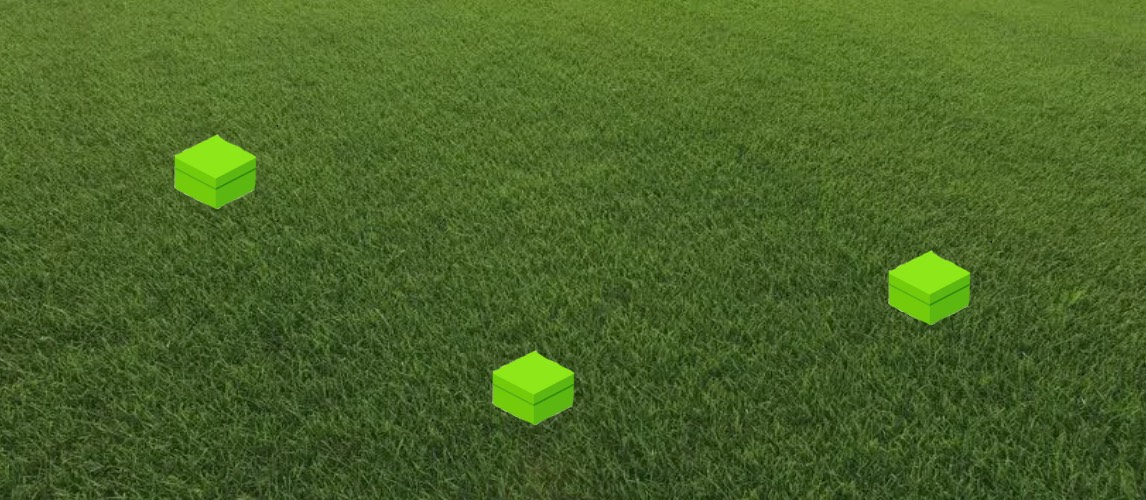
#> input picture modules/seachExplosive/sampleImages/sample_4.jpg, 1146 x 500 px
$ python seachExplosive.py
#> lines starting #> are read from the running program, lines starting #| are printed output that depends on the picture; after the words box and inside, x2 and y2 are one past the last pixel; in counts of white or black regions, pixels touching at a corner belong together
#> further down, image is the input picture: shape (500, 1146, 3); mean B, G, R 39.5, 100.6, 74
import cv2
import numpy as np

# Define colours
BLUE = (255, 0, 0)
GREEN = (0, 255, 0)
RED = (0, 0, 255)


def contour_detection(processed, original):
    """
    Detect contours and mark them with a bounding box

    Parameters
    ----------
    processed : ndarray
      ndarray representation of an image with edges detected
    original : ndarray
      ndarray of the original image we are processing

    Returns
    -------
        None
    """
    # Find the contours
    contours, hierarchy = cv2.findContours(processed, cv2.RETR_EXTERNAL, cv2.CHAIN_APPROX_NONE)

    # Draw bounding box around each contour
    for cnt in contours:
        area = cv2.contourArea(cnt)
        # Get rid of any small specs that were picked up as contours
        if area < 1:
            continue
        x, y, w, h = cv2.boundingRect(cnt)

        # Draw bounding box around the detected contours
        cv2.rectangle(original, (x, y), (x + w, y + h), GREEN, 2)
        cv2.putText(image, "Object", (x, y - 5), cv2.FONT_HERSHEY_SIMPLEX, 0.4, BLUE)

    cv2.imshow('Window', original)  # show for testing
    cv2.waitKey(0)  # show for testing


def edge_detection(image):
    """
    Performs noise reduction and applies canny edge detection on a given image

    Parameters
    ----------
    image : ndarray
      ndarray of the original image we are processing

    Returns
    -------
    imgEdges : ndarray
      ndarray representation of an image with edges detected
    """
    # Convert to grayscale
    imgGrayscale = cv2.cvtColor(image, cv2.COLOR_BGR2GRAY)
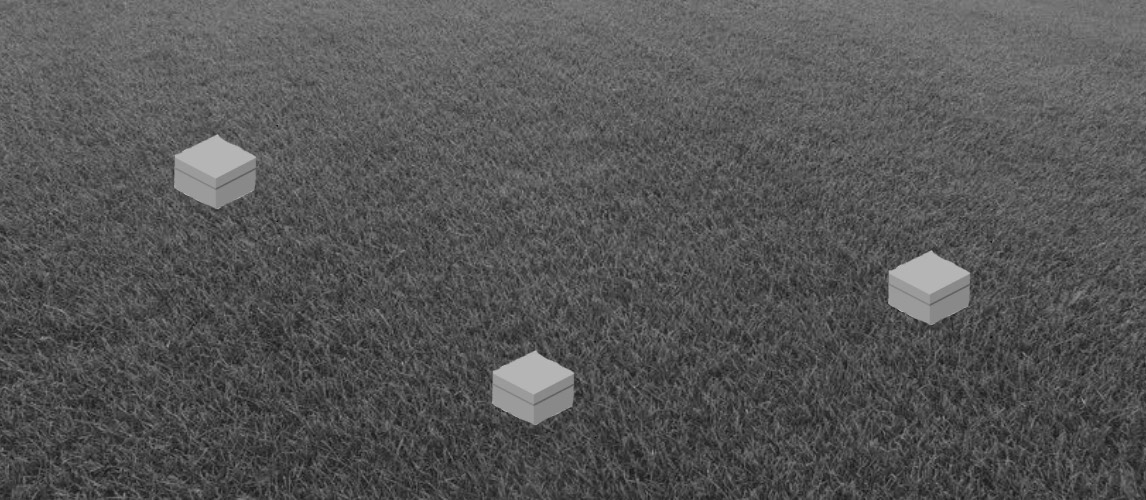
#> imgGrayscale: shape (500, 1146); min 11, max 194, mean 85.6

    # Remove noise while trying to maintaining the objects of interest
    kernel = np.ones((2, 2))
    imgErode = cv2.erode(imgGrayscale, kernel, iterations=1)
    imgDil = cv2.dilate(imgErode, kernel, iterations=1)

    # Apply filter for further noise reduction
    imgBlur = cv2.bilateralFilter(imgDil, 8, 75, 75)

    # Calculate the thresholds using empirical rule
    # Find the mean and standard deviation of pixel intensities
    mean = np.nanmean(imgBlur)
#> mean = 83.7
    std = np.nanstd(imgBlur)
#> std = 18.64

    # Finding lower threshold
    if mean - 2 * std < 0:
        lower = 0
    else:
        lower = mean - 2 * std  # worked better with subtracting 2 standard deviations
#> lower = 46.43

    # Finding upper threshold
    if mean + std > 255:
        upper = 255
    else:
        upper = mean + std
#> upper = 102.3

    # Perform edge detection with the computed bounds
    imgEdges = cv2.Canny(imgBlur, lower, upper)
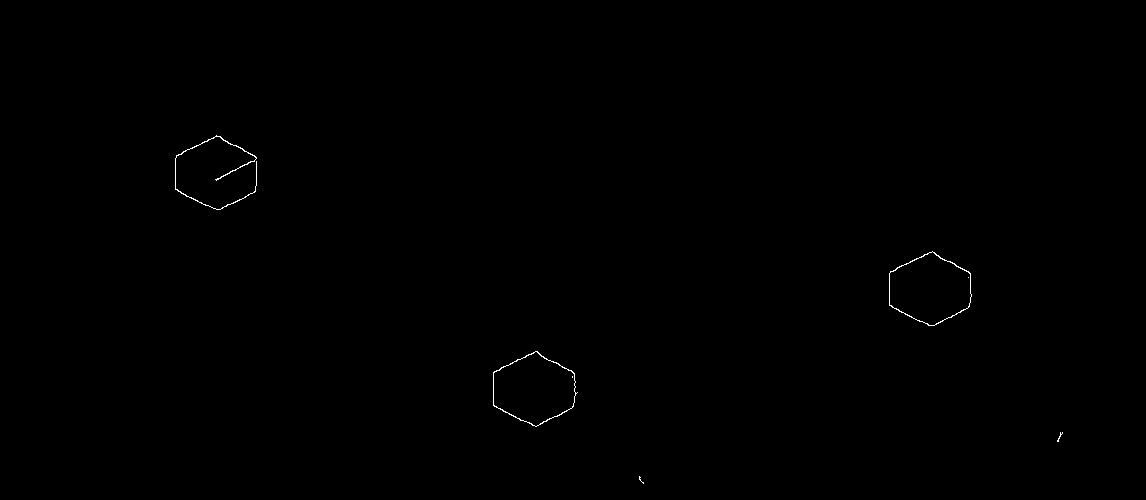
#> imgEdges: shape (500, 1146); 0.17% white in thin lines or dots, all inside (x1, y1, x2, y2) = (175, 135, 1063, 484)

    return imgEdges


def find_object(image):
    """
    Detects objects on the given image assuming a relatively uniform background (i.e field of grass)

    Parameters
    ----------
    image : ndarray
      ndarray of the original image we are processing

    Returns
    -------
        None
    """
    edges = edge_detection(image)
    contour_detection(edges, image)
#> in contour_detection, `contours, hierarchy = cv2.findContours(processed, cv2.RETR_EXTERNAL, c..`: contours = 5 contours, 2 with area under 20; largest, box (x1, y1, x2, y2) and area: (493, 351, 578, 427) 4414, (889, 251, 972, 326) 4400, (175, 135, 257, 210) 76
#> the loop in contour_detection, `for cnt in contours:` made 5 passes
#> (area, x, y, w, h) on passes 3 to 5: (4413.5, 493, 351, 85, 76), (4400.5, 889, 251, 83, 75), (76.5, 175, 135, 82, 75)
#> after the loop in contour_detection, `for cnt in contours:`:
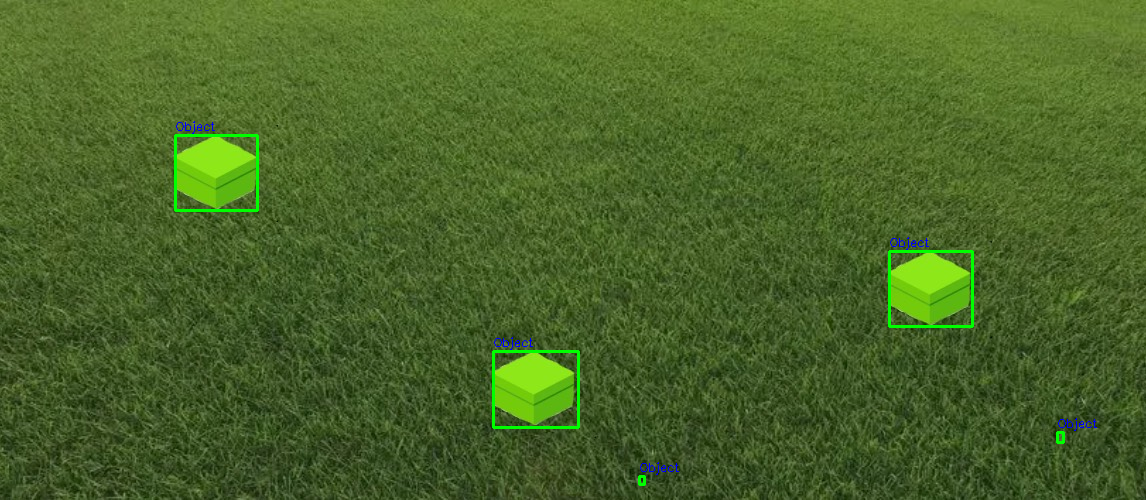
#> image: shape (500, 1146, 3); 0.61% of pixels changed, all inside (x1, y1, x2, y2) = (174, 121, 1097, 486)


# For testing purposes
if __name__ == "__main__":
    image = cv2.imread("sampleImages/sample_4.jpg")  # change image to the sample image you wish to test
    find_object(image)

$ run again, with modules/seachExplosive/sampleImages/sample_1.jpg copied over modules/seachExplosive/sampleImages/sample_4.jpg
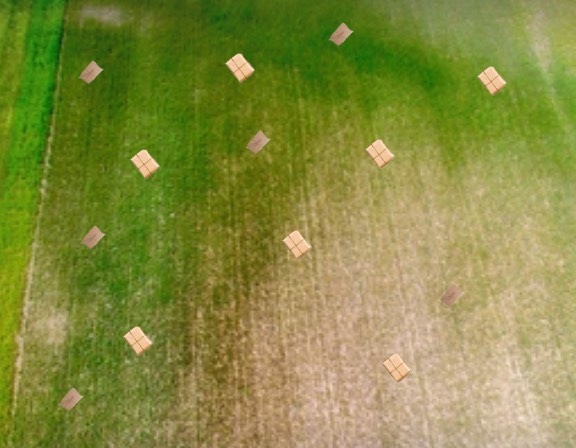
#> input picture modules/seachExplosive/sampleImages/sample_1.jpg, 576 x 448 px
#> image is the input picture: shape (448, 576, 3); mean B, G, R 65.1, 139.2, 134
#> mean = 128.5
#> std = 34.28
#> lower = 59.94
#> upper = 162.8
#> in edge_detection, `imgEdges = cv2.Canny(imgBlur, lower, upper)`:
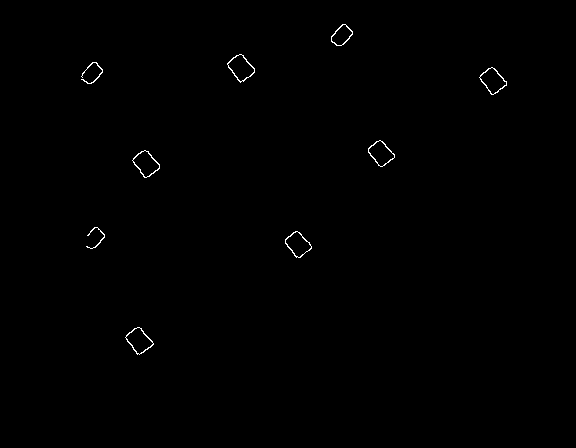
#> imgEdges: shape (448, 576); 0.32% white in thin lines or dots, all inside (x1, y1, x2, y2) = (81, 24, 507, 355)
#> contours = 9 contours; largest, box (x1, y1, x2, y2) and area: (227, 54, 255, 83) 446, (132, 150, 160, 178) 434, (125, 327, 154, 355) 432, (479, 67, 507, 95) 422, (285, 231, 312, 258) 409
#> the loop in contour_detection, `for cnt in contours:` made 9 passes
#> (area, x, y, w, h) on passes 1 to 8: (432, 125, 327, 29, 28), (409, 285, 231, 27, 27), (21, 86, 227, 19, 22), (434, 132, 150, 28, 28), (408, 368, 140, 27, 27), (421.5, 479, 67, 28, 28), (28.5, 81, 62, 22, 22), (446, 227, 54, 28, 29)
#> after the loop in contour_detection, `for cnt in contours:`:
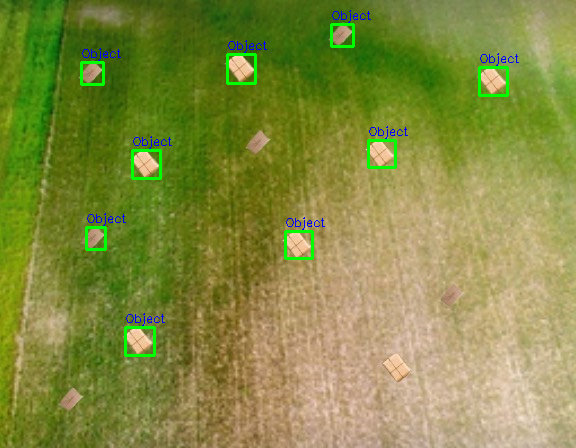
#> image: shape (448, 576, 3); 1.42% of pixels changed, all inside (x1, y1, x2, y2) = (80, 10, 519, 357)

$ run again, with modules/seachExplosive/sampleImages/sample_2.jpg copied over modules/seachExplosive/sampleImages/sample_4.jpg
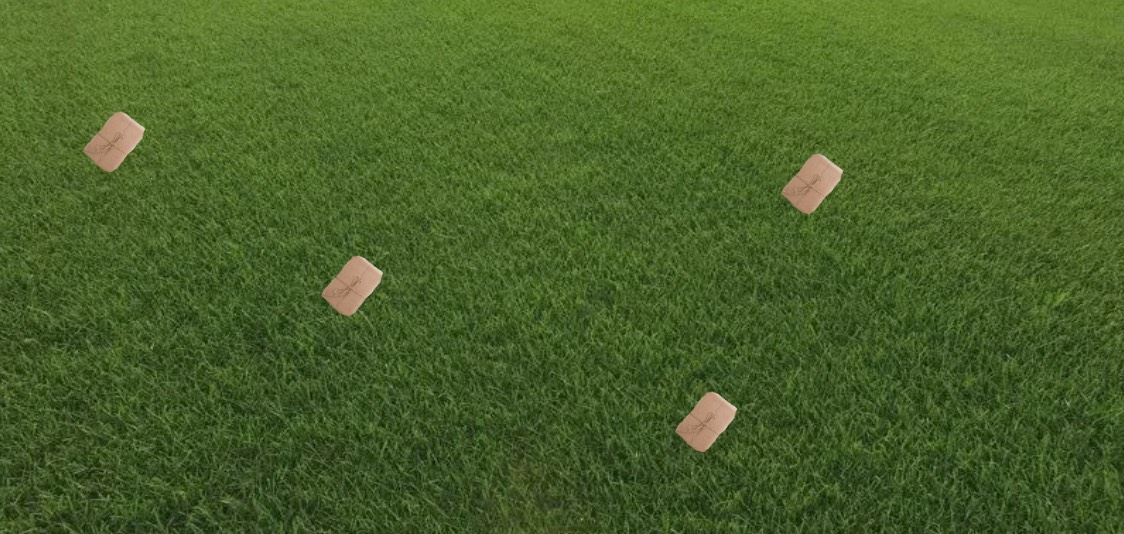
#> input picture modules/seachExplosive/sampleImages/sample_2.jpg, 1124 x 534 px
#> image is the input picture: shape (534, 1124, 3); mean B, G, R 40.8, 97.5, 73.5
#> mean = 81.89
#> std = 17.21
#> lower = 47.47
#> upper = 99.1
#> in edge_detection, `imgEdges = cv2.Canny(imgBlur, lower, upper)`:
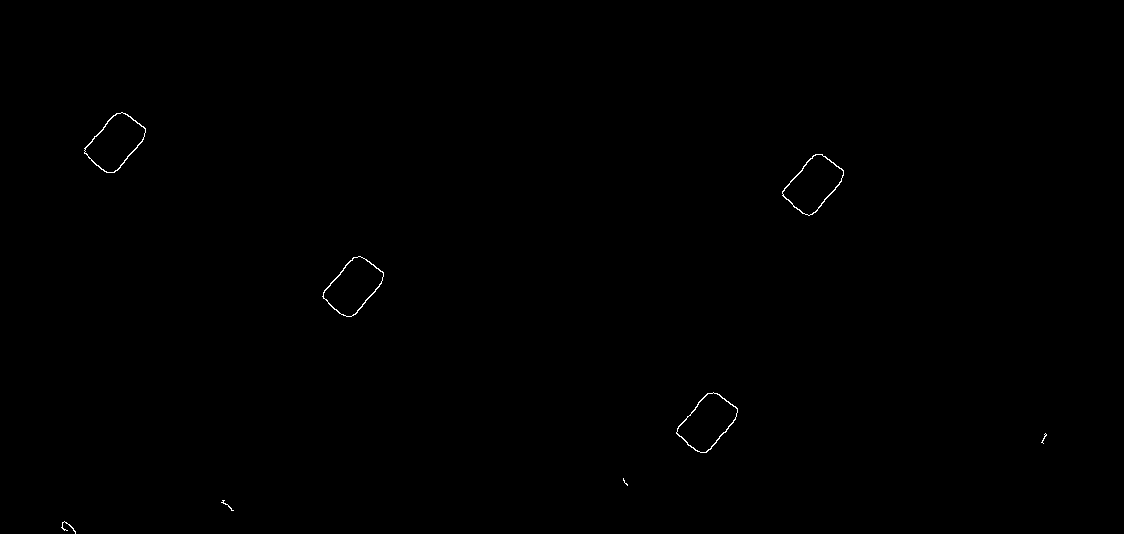
#> imgEdges: shape (534, 1124); 0.17% white in thin lines or dots, all inside (x1, y1, x2, y2) = (61, 112, 1047, 534)
#> contours = 8 contours, 4 with area under 20; largest, box (x1, y1, x2, y2) and area: (84, 112, 146, 173) 2169, (782, 154, 844, 216) 2162, (322, 256, 384, 317) 2156, (676, 392, 738, 453) 2147
#> the loop in contour_detection, `for cnt in contours:` made 8 passes
#> (area, x, y, w, h) on passes 5 to 8: (2147, 676, 392, 62, 61), (2156.5, 322, 256, 62, 61), (2162, 782, 154, 62, 62), (2169, 84, 112, 62, 61)
#> after the loop in contour_detection, `for cnt in contours:`:
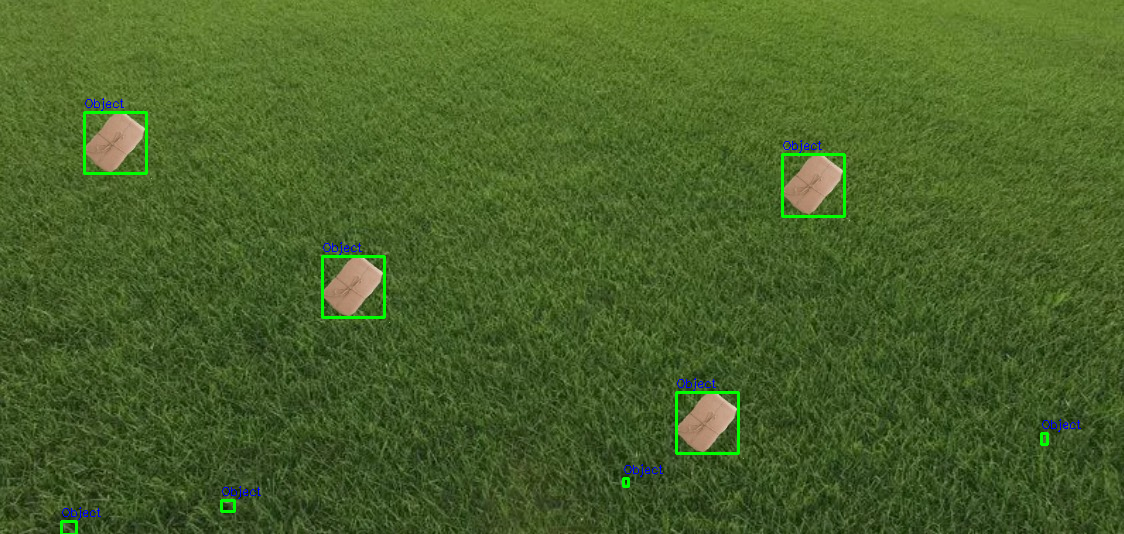
#> image: shape (534, 1124, 3); 0.7% of pixels changed, all inside (x1, y1, x2, y2) = (60, 98, 1081, 534)

$ run again, with modules/seachExplosive/sampleImages/sample_3.jpg copied over modules/seachExplosive/sampleImages/sample_4.jpg
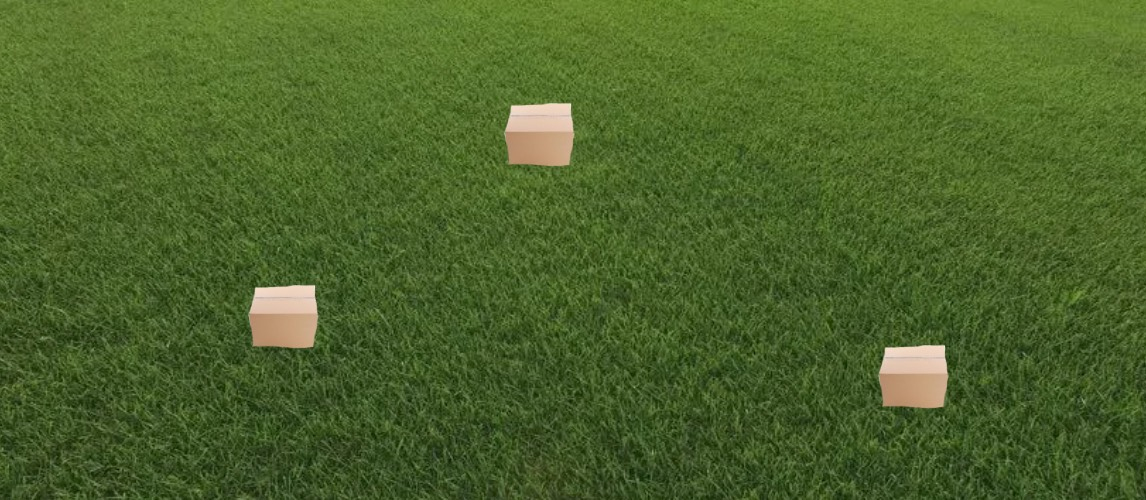
#> input picture modules/seachExplosive/sampleImages/sample_3.jpg, 1146 x 500 px
#> image is the input picture: shape (500, 1146, 3); mean B, G, R 42.1, 99.7, 75.8
#> mean = 83.99
#> std = 20.4
#> lower = 43.2
#> upper = 104.4
#> in edge_detection, `imgEdges = cv2.Canny(imgBlur, lower, upper)`:
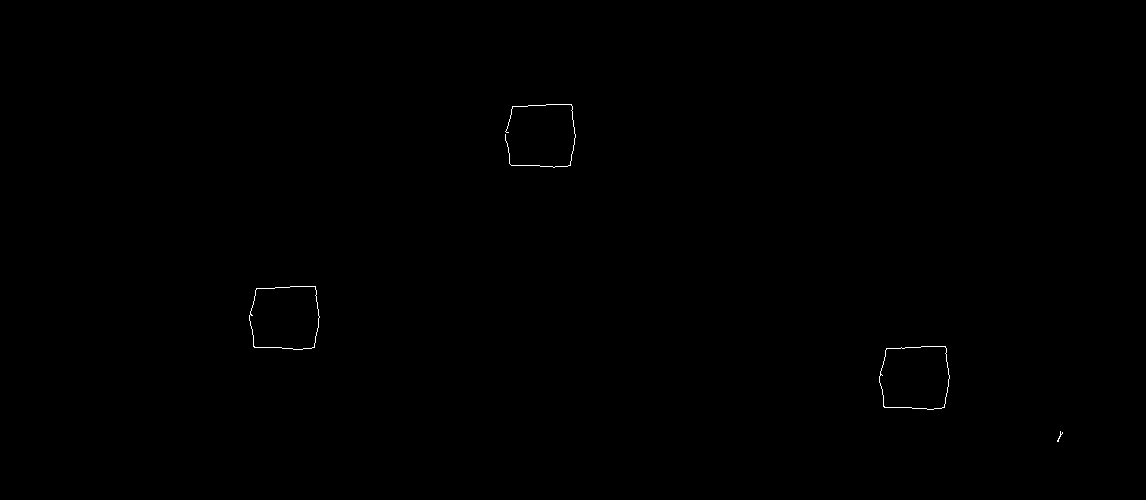
#> imgEdges: shape (500, 1146); 0.13% white in thin lines or dots, all inside (x1, y1, x2, y2) = (249, 104, 1063, 442)
#> contours = 4 contours, 2 with area under 20; largest, box (x1, y1, x2, y2) and area: (879, 346, 950, 410) 3910, (249, 286, 320, 350) 3906
#> the loop in contour_detection, `for cnt in contours:` made 4 passes
#> (area, x, y, w, h) on passes 2 to 3: (3909.5, 879, 346, 71, 64), (3905.5, 249, 286, 71, 64)
#> after the loop in contour_detection, `for cnt in contours:`:
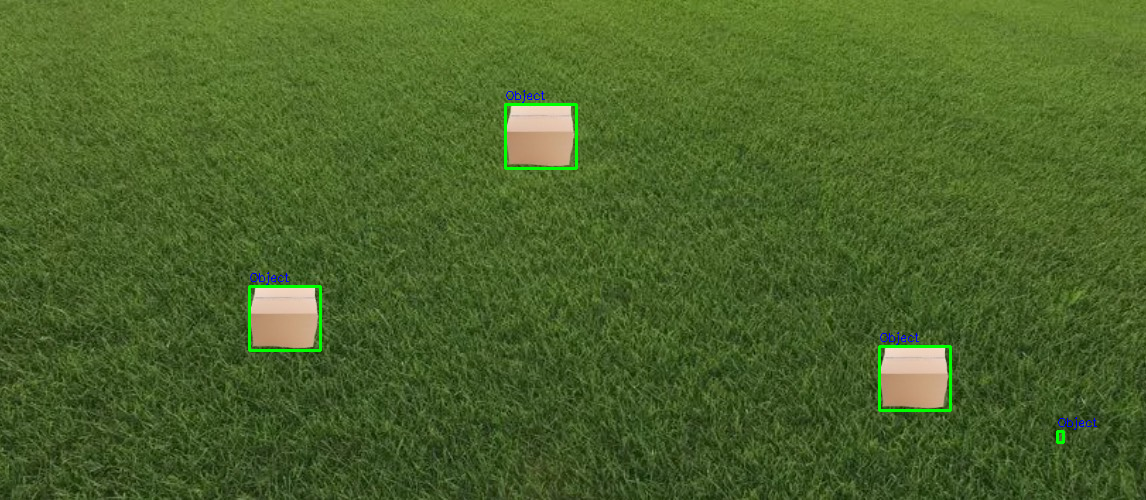
#> image: shape (500, 1146, 3); 0.51% of pixels changed, all inside (x1, y1, x2, y2) = (248, 90, 1097, 444)
